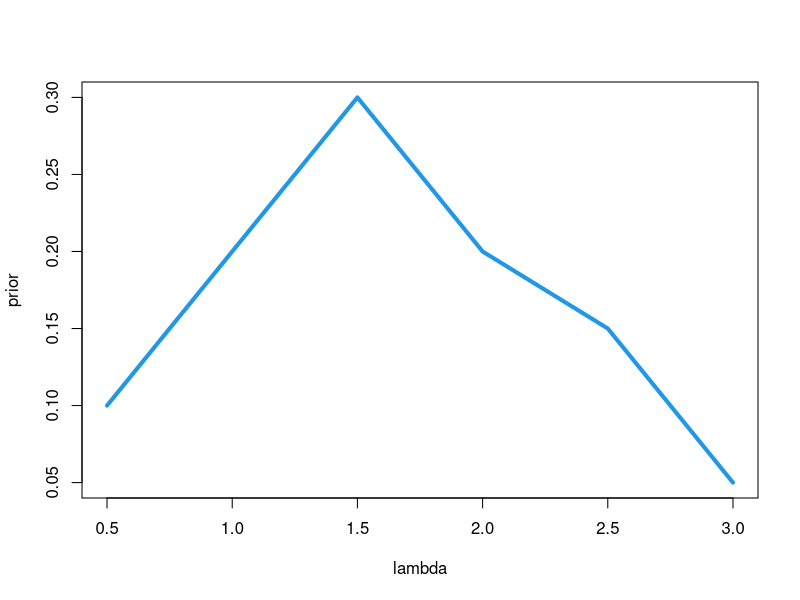
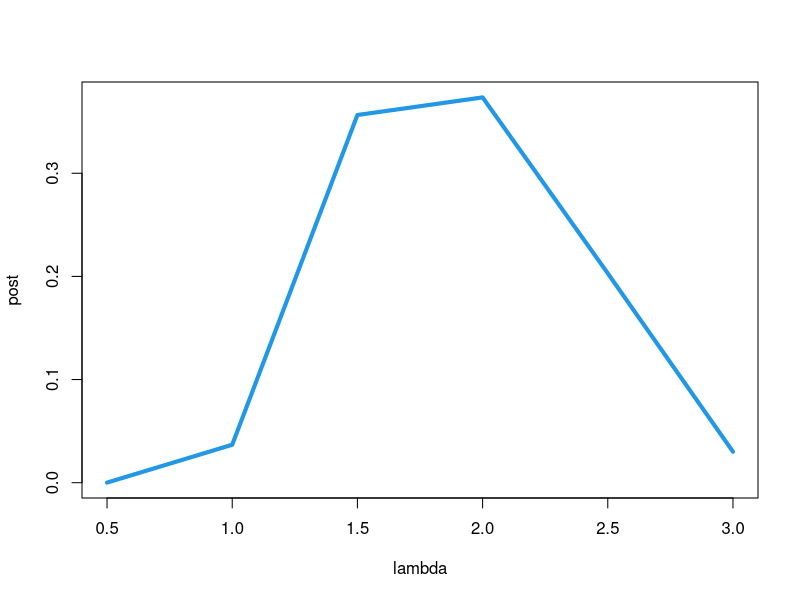
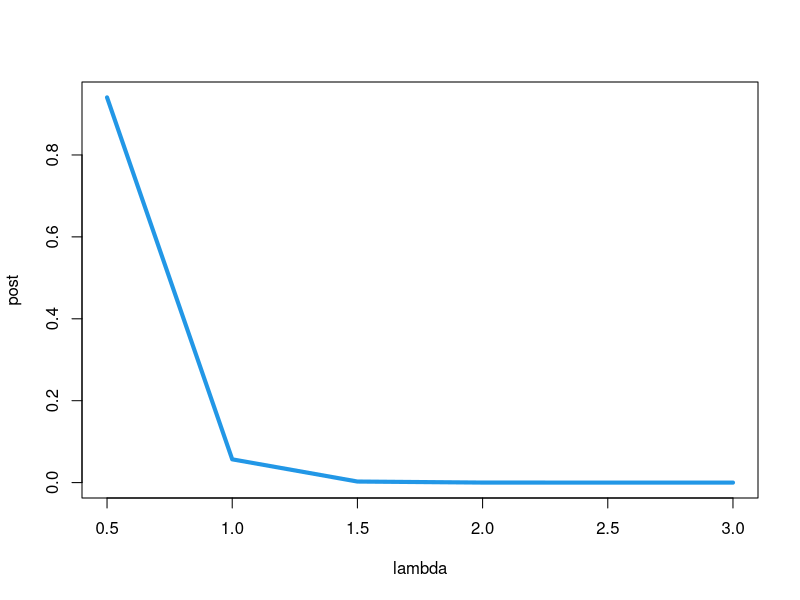
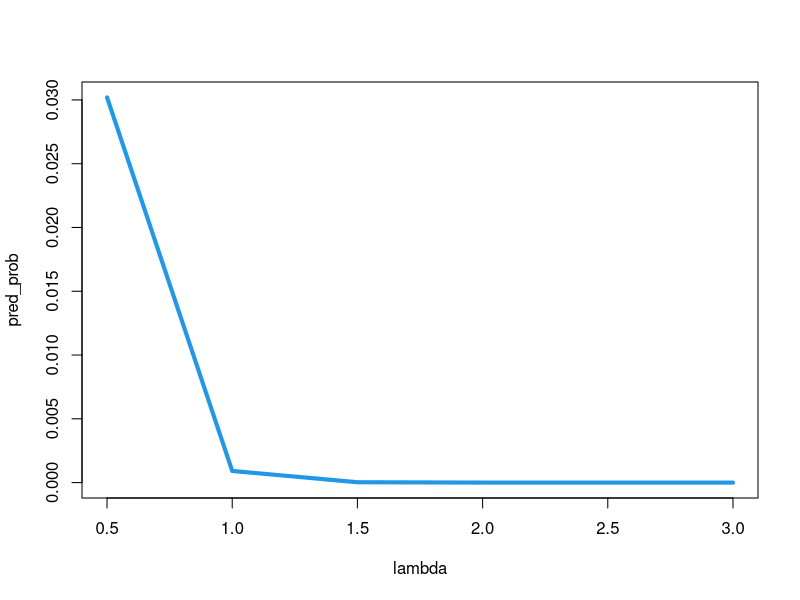

These charts were generated, in order, by the following R code:
rm(list=ls())
lambda=seq(0.5, 3, by=.5)
prior = c(.1,.2,.3,.2,.15,.05)
plot(lambda,prior,type="l",col=4,lwd=4)
##########
n=length(lambda)
g=function(x){
  for(i in 1:n){
    if(x==lambda[i]){
      result=prior[i]
    }
  }
  return(result)
}

post_prob=function(x,t,y){
  result=g(x)*exp(-t*x)*(t*x)^y
}

post=rep(0,n)
for(i in 1:n){
  post[i]=post_prob(lambda[i],6,12)
}

sum_post=sum(post)
for(i in 1:n){
  post[i]=post[i]/sum_post
}


plot(lambda,post,type="l",col=4,lwd=4)
######################
post=rep(0,n)
for(i in 1:n){
  post[i]=post_prob(lambda[i],7,0)
}

sum_post=sum(post)
for(i in 1:n){
  post[i]=post[i]/sum_post
}

plot(lambda,post,type="l",col=4,lwd=4)

con_prob=function(lambda){
  return(exp(-7*lambda))
}

pred_prob=con_prob(lambda)

plot(lambda,pred_prob,type="l",col=4,lwd=4)

last_prob=pred_prob*post
sum_last_prob=sum(last_prob)
sum_last_prob
